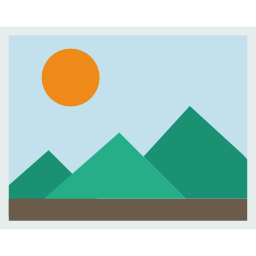
#> input picture node/asset/css/picture.png, 256 x 256 px, given as the content of the folder ../node/asset/css/picture.png, which was not available
$ python -i image_rotate2.py   (imports and definitions only)   (older library calls are emulated)
#> lines starting #> are read from the running program, lines starting #| are printed output that depends on the picture; pictures that were not available may be replaced by others from this repository, and a replacement may not be noted
import os
from PIL import Image, ImageOps


# change channel 3 to 1 (grayscale)
# invert white / black
# resize 255,255 -> 48,48
# test  label 56

def folder_list(file_path):

#> called with file_path = '../node/asset/css/picture.png'
    folder = os.listdir(file_path)
    folder.sort()
    label_list=[]

    for data_folder in folder:
        print("Working on {} folder..".format(data_folder))
        data_folder_path = os.path.join(file_path,'{}'.format(data_folder))
        data_folder_list = os.listdir(data_folder_path)
        data_folder_list.sort()
        label_list.append(data_folder)
        print(folder)
        #build fix folder
        target_path = '/home/mll/Capstone/image_data/fix_image_set_label_100_48,48,6000'
        print("{} to {} dataset...".format(target_path, data_folder))
        os.mkdir(target_path + "/train/" + data_folder )
        os.mkdir(target_path + "/valid/" + data_folder)
        os.mkdir(target_path + "/test/" + data_folder)

        #case is 3 train, vaild, test
        #image total 6000
        #train 5000 vaild 500 test 500

        count = 0
        for imagefile in data_folder_list:
            image = Image.open(data_folder_path+"/"+imagefile)
#> image is the input picture: PIL image 256x256 RGBA; mean R, G, B, A 174.9, 205.1, 197.4, 202.3
            image = image.convert('L')            # L
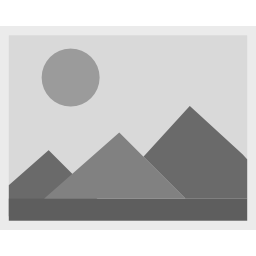
#> image: PIL image 256x256 L; min 94, max 255, mean 195.1
            inv_image = ImageOps.invert(image)
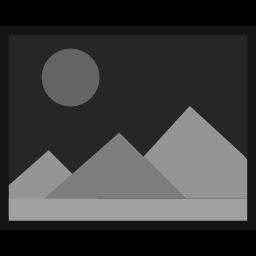
#> inv_image: PIL image 256x256 L; min 0, max 161, mean 59.9
            save_image = inv_image.resize((48,48),Image.ANTIALIAS)
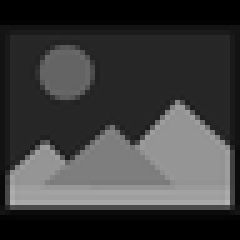
#> save_image: PIL image 48x48 L (shown 5 times larger); min 0, max 180, mean 59.9
            save_image = save_image.rotate(180)
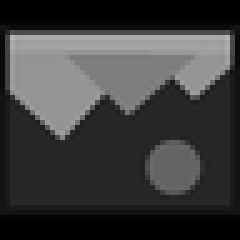
#> save_image: PIL image 48x48 L (shown 5 times larger); min 0, max 180, mean 59.9

            '''
            #image 7000
            if(count<6000):
                save_image.save(target_path + "/train/" + data_folder + "/" + imagefile, quality=100)
            elif (count > 6000 and count <= 6500):
                save_image.save(target_path + "/test/" + data_folder + "/" + imagefile, quality=100)
            elif (count > 6500 and count <= 7000):
                save_image.save(target_path + "/valid/" + data_folder + "/" + imagefile, quality=100)
                '''
            # image 6600
            if (count < 6000):
                save_image.save(target_path + "/train/" + data_folder + "/" + imagefile, quality=100)
            elif (count >= 6000 and count < 6500):
                save_image.save(target_path + "/test/" + data_folder + "/" + imagefile, quality=100)
            elif (count >= 6500 and count < 6600):
                save_image.save(target_path + "/valid/" + data_folder + "/" + imagefile, quality=100)

            # image 15000
            '''
            if (count < 13000):
                save_image.save(target_path + "/train/" + data_folder + "/" + imagefile, quality=100)
            elif (count >= 13000 and count < 14000):
                save_image.save(target_path + "/test/" + data_folder + "/" + imagefile, quality=100)
            elif (count >= 14000 and count < 15000):
                save_image.save(target_path + "/valid/" + data_folder + "/" + imagefile, quality=100)
            '''


            image.close()
            save_image.close()
            count = count+1
        print("{} done!".format(data_folder))


def main():

    print("Image rorate start...")

    folder_list("/home/mll/Capstone/image_data/image_set_label100_unresize")
    #folder_list("/home/mll/Capstone/image_data/label_100_lateset/image_set")
# [2 lines not run here, left out]

>>> result = folder_list('../node/asset/css/picture.png')
